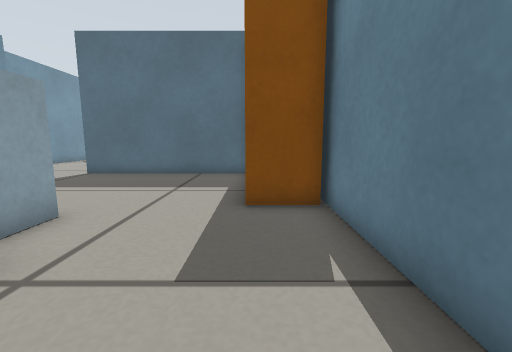
view 1 (above)

23 first-person views from a walk through a Gazebo world. The camera is 0.3 m above the floor, tilts 8° down and sees 90° across. The floor is counted in squares, 0.2 m on a side. Each view is taken from the middle of a square. On the plan, view 1 faces up. The plan holds only what a view shows up to about 13 squares ahead; the rest is blank.

view 2
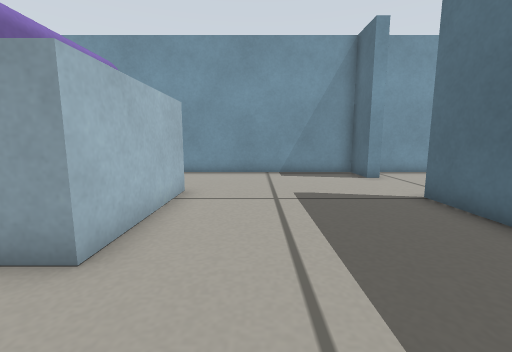

view 3
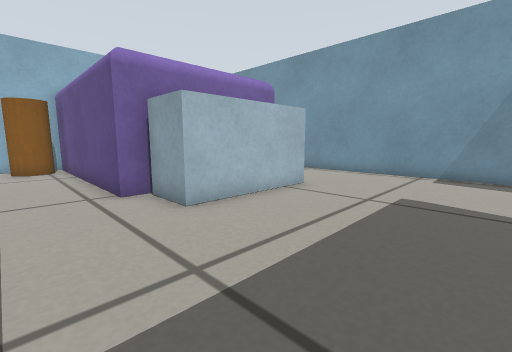

view 4
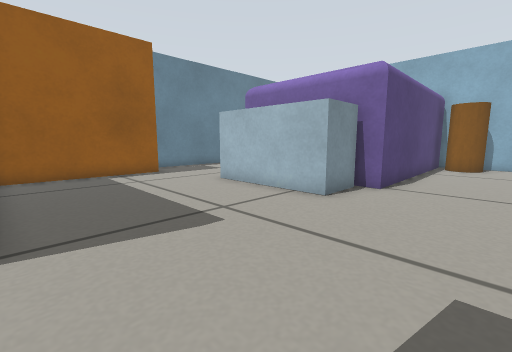

view 5
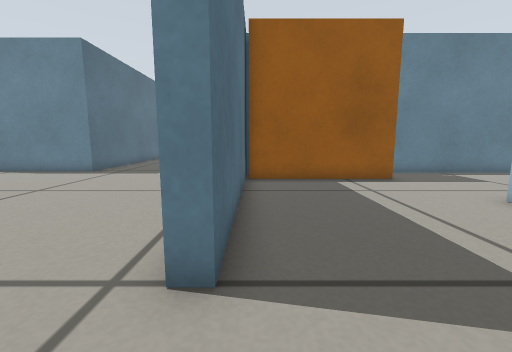

view 6
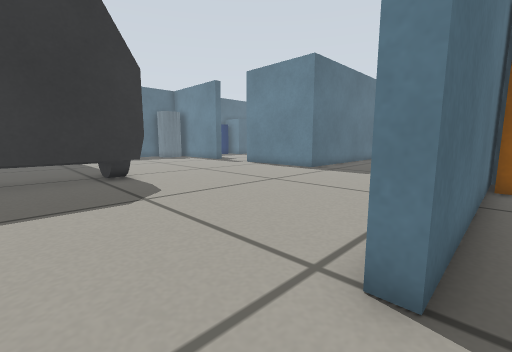

view 7
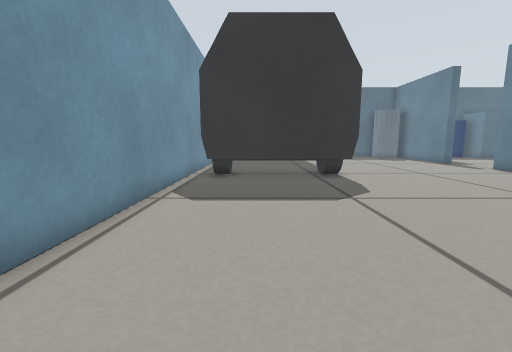

view 8
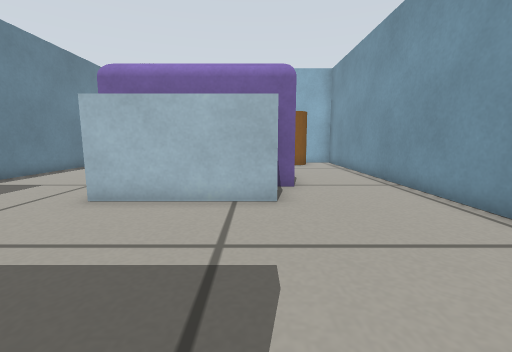

view 9
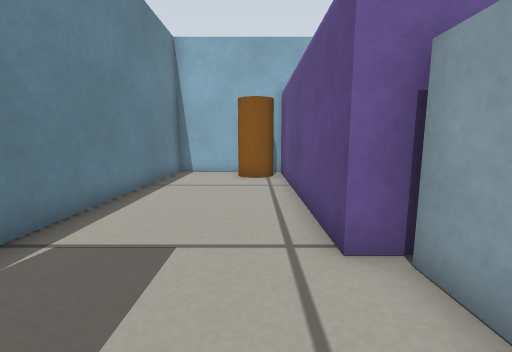

view 10
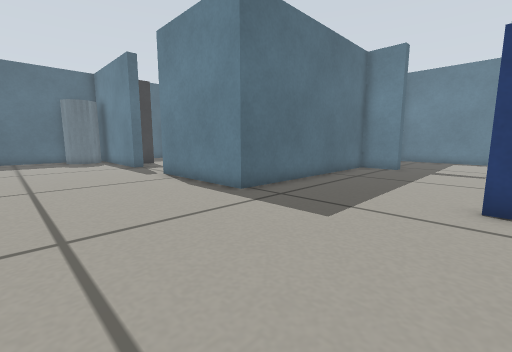

view 11
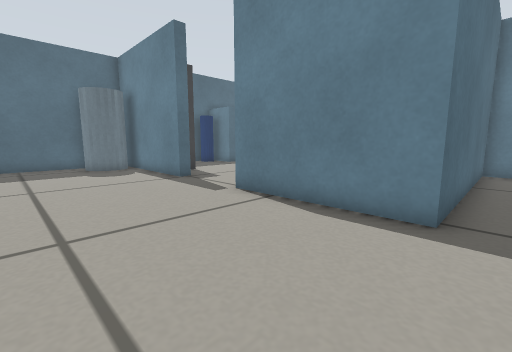

view 12
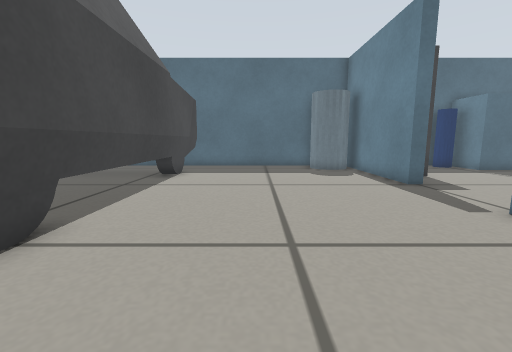

view 13
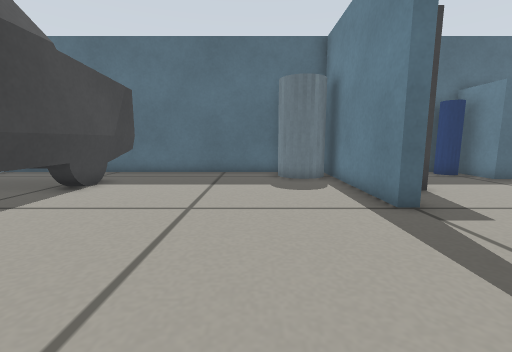

view 14
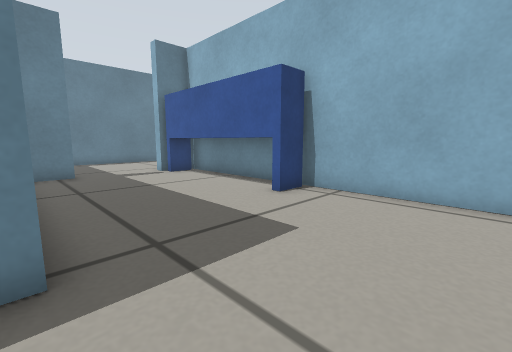

view 15
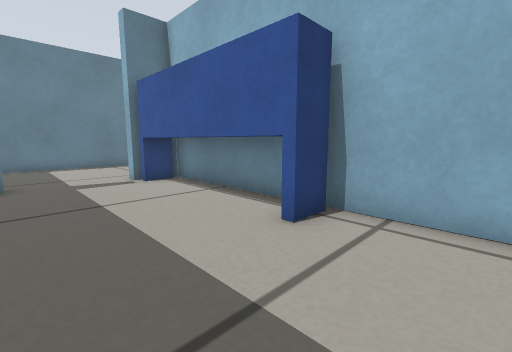

view 16
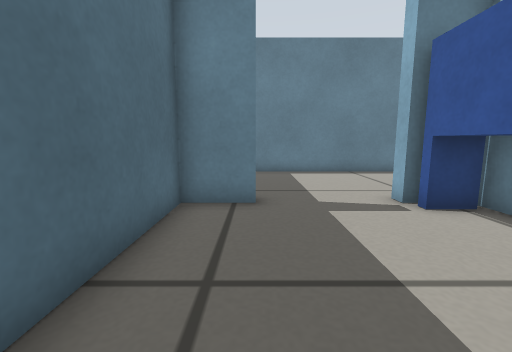

view 17
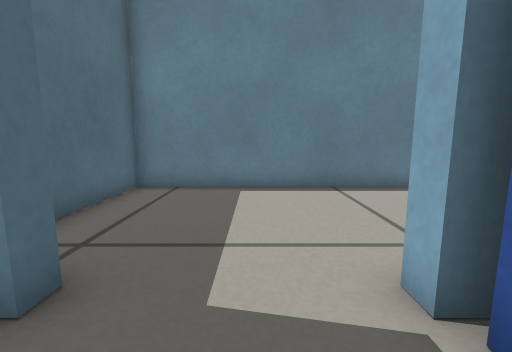

view 18
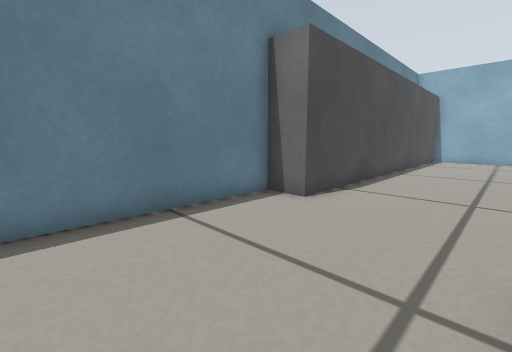

view 19
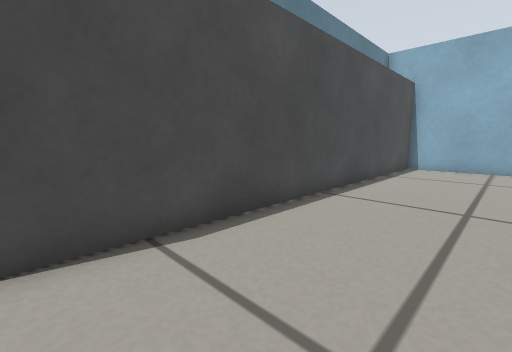

view 20
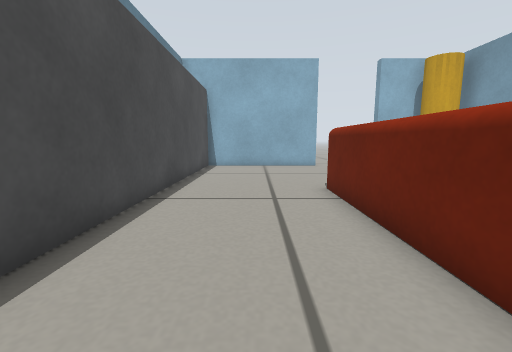

view 21
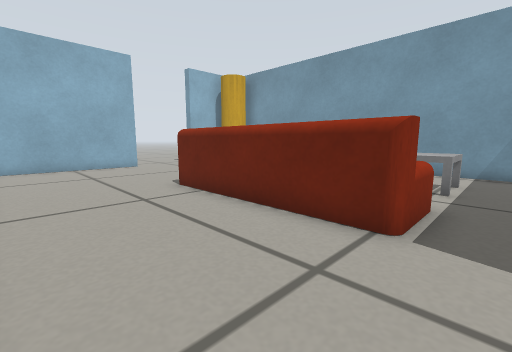

view 22
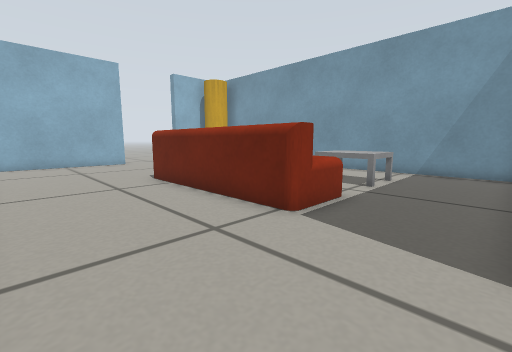

view 23
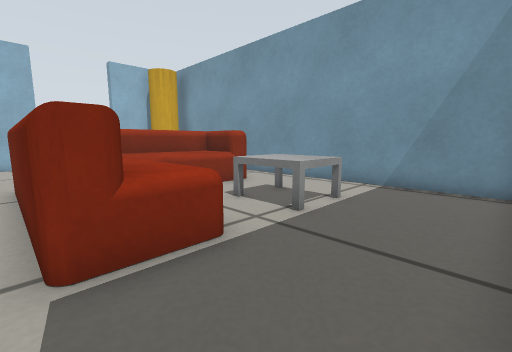

### Floor plan
Ten units are one square. View 1 is at (0, 0); x grows to the right and y downward. Boxes are objects, and circles mark ways between rooms. Rooms are numbered by the first view taken in them; rooms with no view inside come last. Other rooms are left out.
<svg viewBox="-133 -345 309 410">
<path fill="none" stroke="#000" d="M-51 -28 -31 -28 -31 58M-85 -30 -85 -49 -39 -49 -39 -30M15 -57 -2 -57 -2 -112M-111 -120 -111 -114 -128 -114 -128 24M17 -114 -76 -114 -76 -120M-92 51 -92 -28 -69 -28M-32 60 16 60 16 -65M-121 60 -110 60M-61 -205 -121 -205M-11 -119 110 -119M37 -121 37 -133 107 -133M28 -275 22 -275 22 -339M115 -170 110 -170 110 -188 22 -188 22 -241M110 -135 115 -135M11 -317 6 -317M-128 -242 -128 -127M1 -340 -80 -340M-62 -332 -62 -222M171 -114 171 -188 136 -188M-64 -214 -119 -214M-64 -321 -64 -222M114 60 158 60 158 -94 171 -94 171 -114M108 -79 108 -11M21 -111 21 -10M86 -79 108 -79M46 -79 66 -79 66 -58M43 -37 83 -37"/>
<circle cx="-95" cy="-120" r="3" fill="#2a7"/>
<circle cx="140" cy="-125" r="3" fill="#2a7"/>
<circle cx="110" cy="-95" r="3" fill="#2a7"/>
<text x="-60" y="-60">1</text>
<text x="0" y="-190">2</text>
<text x="140" y="-30">3</text>
<text x="70" y="-70">4</text>
</svg>
Room 1 opens to room 2. Room 2 opens to room 3. Room 3 opens to room 4.

Where each view was taken, in squares from view 1:
view 1: 0 up, 0 right, facing up
view 2: 7 up, 1 left, facing left
view 3: 10 up, 1 left, facing down-left
view 4: 11 up, 12 left, facing down-right
view 5: 11 up, 10 left, facing right
view 6: 11 up, 10 left, facing up-right
view 7: 11 up, 10 left, facing up
view 8: 11 up, 8 left, facing down
view 9: 6 up, 2 left, facing down
view 10: 13 up, 3 left, facing up-right
view 11: 18 up, 3 left, facing up-right
view 12: 19 up, 3 left, facing up
view 13: 22 up, 1 left, facing up
view 14: 19 up, 1 left, facing down-right
view 15: 17 up, 1 right, facing down-right
view 16: 17 up, 5 right, facing right
view 17: 15 up, 9 right, facing right
view 18: 15 up, 12 right, facing down-right
view 19: 9 up, 12 right, facing down-right
view 20: 9 up, 13 right, facing down
view 21: 9 up, 15 right, facing down-left
view 22: 11 up, 15 right, facing down-left
view 23: 11 up, 11 right, facing down-left
